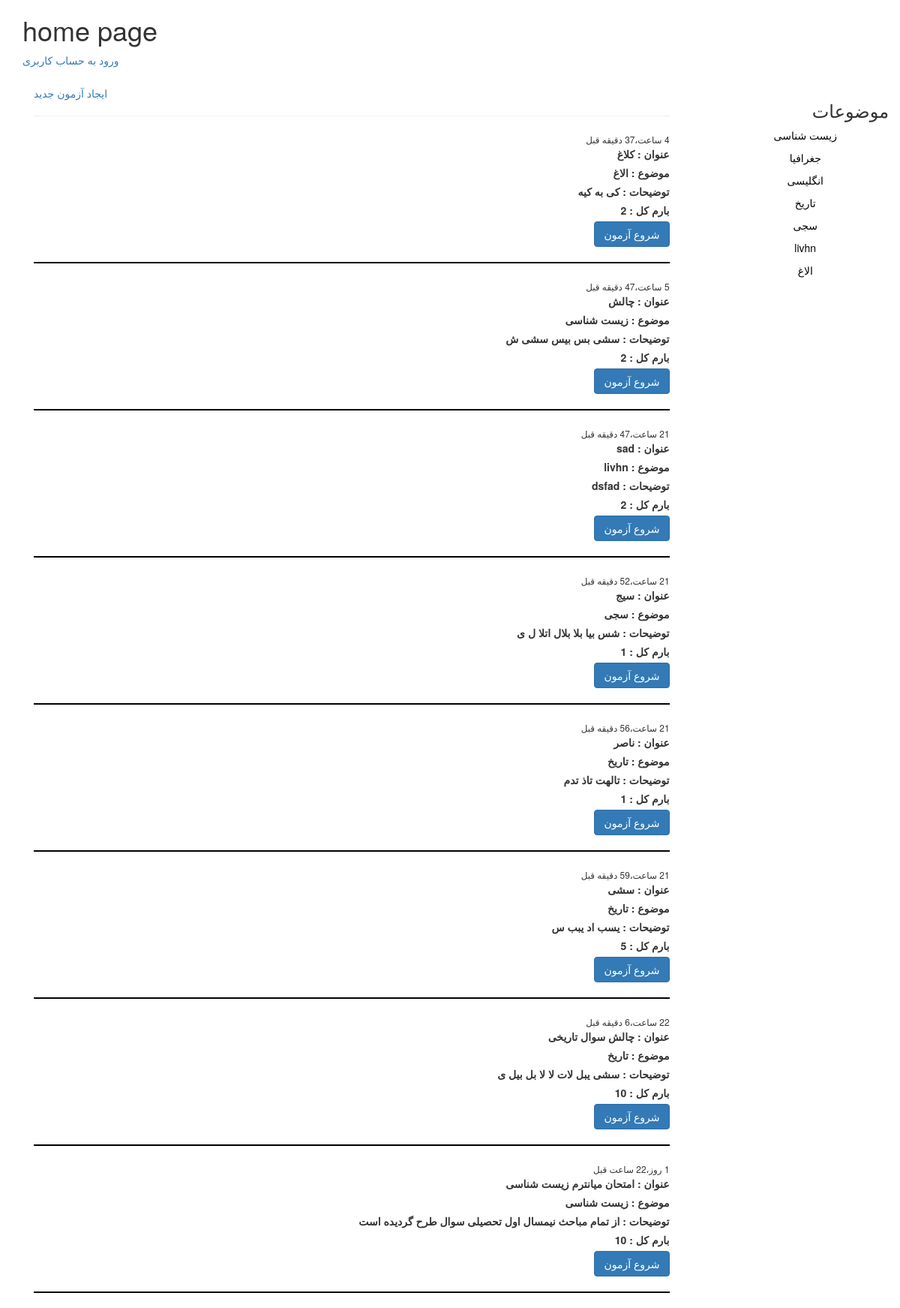
The app's page /, older data.
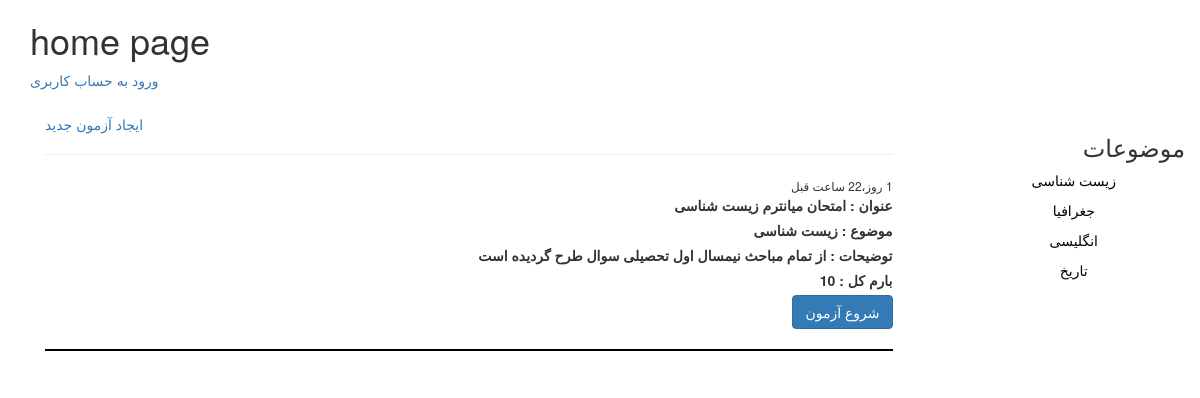
The same page, newer data.
### quiz/models.py (models this page shows, shortened)
class Quiz(models.Model):
    host = models.ForeignKey(User, on_delete=models.CASCADE)
    topics = models.ForeignKey(Topics, on_delete=models.CASCADE, verbose_name='موضوع')
    title = models.CharField('عنوان کوییز', max_length=100, unique=True)
    description = models.TextField('شرح')
    total_score = models.IntegerField('بارم', default=20)
    created = models.DateTimeField('زمان بارگذاری', auto_now_add=True)
    class Meta:
        verbose_name = 'کوییز'
        verbose_name_plural = 'کوییز ها'

class Topics(models.Model):
    name = models.CharField('موضوع', max_length=50)
    def __str__(self):
        return self.name
    class Meta:
        verbose_name = 'موضوع'
        verbose_name_plural = 'موضوعات'

### quiz/views.py (the view)
# urls.py: 2. Add a URL to urlpatterns:  path('', views.home, name='home')
def home(request):
    topics = Topics.objects.all()
    quizes = Quiz.objects.all().order_by('-created')
    context = {'topics': topics, 'quizes': quizes}
    return render(request, 'home.html', context)

### templates/home.html
{% extends 'base.html' %}
{% block content %}
    <h1>home page</h1>
    {% if request.user.is_authenticated %}
        <p><a href="{% url 'profile' %}">ورود به پروفایل</a></p>
        <a href="{% url 'logout' %}">خروج</a>
    {% else %}
        <a href="{% url 'login' %}">ورود به حساب کاربری</a>
    {% endif %}
    <div class="container">
        <div class="row" style="margin-top: 2vw">
            <div class="col-md-9">
                <a href="{% url 'create_quiz' %}">ایجاد آزمون جدید</a>
                <hr>
                {% include 'quiz/quiz_component.html' %}
            </div>
            <div class="col-md-3 text-center">
                <h3 style="text-align: right">موضوعات</h3>
                {% include 'quiz/topics_component.html' %}
            </div>
        </div>
    </div>
{% endblock %}

### quiz/templates/quiz/quiz_component.html (shortened to what this page needs)
{% for q in quizes %}
    <form action="{% url 'quiz' q.title %}" method="POST" style="direction: rtl">
        <small> {{ q.created|timesince }} قبل </small>
        <br>
        <label> عنوان : {{ q.title }}  </label>
        <br>
        <label>موضوع : {{ q.topics }}</label>
        <br>
        <label> توضیحات : {{ q.description|truncatewords:10 }}</label>
        <br>
        <label> بارم کل : {{ q.total_score }}</label>
        <br>
        <input type="submit" class="btn btn-primary" value="شروع آزمون">
    </form>
    <hr style="color: black;border: solid 1px">
{% endfor %}

### quiz/templates/quiz/topics_component.html
{% for t in topics %}
    <ul>
        <li>
            {{ t.name }}
        </li>
    </ul>
{% endfor %}

Row changes from the older to the newer data that the page shows:
removed Quiz: created "4 ساعت،37 دقیقه", title "کلاغ", topics "الاغ", description "کی به کیه", total_score "2"
removed Quiz: created "5 ساعت،47 دقیقه", title "چالش", topics "زیست شناسی", description "سشی بس بیس سشی ش", total_score "2"
removed Quiz: created "21 ساعت،47 دقیقه", title "sad", topics "livhn", description "dsfad", total_score "2"
removed Quiz: created "21 ساعت،52 دقیقه", title "سیج", topics "سجی", description "شس بیا بلا بلال اتلا ل ی", total_score "1"
removed Quiz: created "21 ساعت،56 دقیقه", title "ناصر", topics "تاریخ", description "تالهت تاذ تدم", total_score "1"
removed Quiz: created "21 ساعت،59 دقیقه", title "سشی", topics "تاریخ", description "یسب اد یبب س", total_score "5"
removed Quiz: created "22 ساعت،6 دقیقه", title "چالش سوال تاریخی", topics "تاریخ", description "سشی یبل لات لا لا بل بیل ی", total_score "10"
removed Topics: name "سجی"
removed Topics: name "livhn"
removed Topics: name "الاغ"
